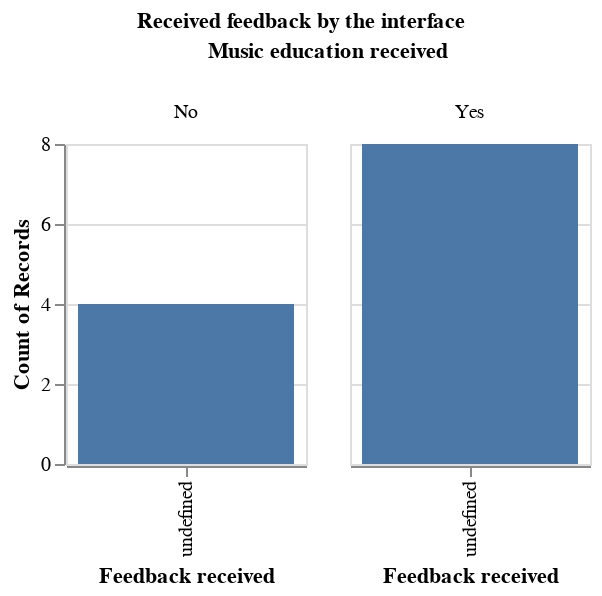

Notebook cell for this chart:
### Code cell
# Crear el histograma
histogram = alt.Chart(data).mark_bar().encode(
    x=alt.X('How much real/-time feedback (e.g., visual, auditory) does the user receive from the system? :N', title='Feedback received'),
    y='count():O',
    column='Music education received:N'
).properties(
    title=alt.TitleParams(
        text='Received feedback by the interface',
        fontSize=11,
        anchor='middle',  # Ancla el título al centro
        align='center',  # Alinea el título al centro
        dy=-0  # Ajusta el desplazamiento vertical del título según sea necesario
    )
    #title='Histogram of Music Training and Likability'
).properties(width = 120,
             height = 160).configure_title(
    fontSize=11 
)
histogram

### Figure 1 — Vega-Lite specification as saved in the notebook (floating-point values rounded to 4 significant figures)
{"config": {"view": {"continuousWidth": 300, "continuousHeight": 300}, "title": {"fontSize": 11}}, "data": {"name": "data-6d4fa929756c76fdf24e9e554a8814c1"}, "mark": {"type": "bar"}, "encoding": {"column": {"field": "Music education received", "type": "nominal"}, "x": {"field": "How much real/-time feedback (e.g., visual, auditory) does the user receive from the system? ", "title": "Feedback received", "type": "nominal"}, "y": {"aggregate": "count", "type": "ordinal"}}, "height": 160, "title": {"text": "Received feedback by the interface", "align": "center", "anchor": "middle", "dy": 0, "fontSize": 11}, "width": 120, "$schema": "https://vega.github.io/schema/vega-lite/v5.8.0.json", "datasets": {"data-6d4fa929756c76fdf24e9e554a8814c1": [{"Marca temporal": "5/07/2023 19:16:53", "Choose your language": "English", "Nickname": "adithi", "Age": 22, "Sex": "Female", "Music education received": "Yes", "How much previous practice and training does the performer need for performing with the instrument, when compared to a traditional musical instrument?": 2, "How much control does the performer have on the musical output? ": 3, "How much real-time feedback (e.g., visual, auditory) does the user receive from the system? ": 3, "How tiring is it to play music with this system when compared to musical instruments? ": 2, "Is it hard to play in tempo with the system when compared to musical instruments? ": 2, "Which approach between the rhythmic accompaniament and the note accompaniament do you consider more user-friendly?": 2, "What degree of synchronization do you find between gesture and sound?": 4}, {"Marca temporal": "5/07/2023 19:29:08", "Choose your language": "Spanish", "Nickname": "alberto", "Age": 26, "Sex": "Masculino", "Music education received": "Yes", "How much previous practice and training does the performer need for performing with the instrument, when compared to a traditional musical instrument?": 1, "How much control does the performer have on the musical output? ": 3, "How much real-time feedback (e.g., visual, auditory) does the user receive from the system? ": 4, "How tiring is it to play music with this system when compared to musical instruments? ": 1, "Is it hard to play in tempo with the system when compared to musical instruments? ": 4, "Which approach between the rhythmic accompaniament and the note accompaniament do you consider more user-friendly?": 2, "What degree of synchronization do you find between gesture and sound?": 2}, {"Marca temporal": "5/07/2023 19:44:09", "Choose your language": "English", "Nickname": "thomas", "Age": 26, "Sex": "Male", "Music education received": "No", "How much previous practice and training does the performer need for performing with the instrument, when compared to a traditional musical instrument?": 3, "How much control does the performer have on the musical output? ": 1, "How much real-time feedback (e.g., visual, auditory) does the user receive from the system? ": 3, "How tiring is it to play music with this system when compared to musical instruments? ": 2, "Is it hard to play in tempo with the system when compared to musical instruments? ": 5, "Which approach between the rhythmic accompaniament and the note accompaniament do you consider more user-friendly?": 1, "What degree of synchronization do you find between gesture and sound?": 3}, {"Marca temporal": "5/07/2023 19:55:03", "Choose your language": "English", "Nickname": "abishek", "Age": 26, "Sex": "Male", "Music education received": "Yes", "How much previous practice and training does the performer need for performing with the instrument, when compared to a traditional musical instrument?": 3, "How much control does the performer have on the musical output? ": 3, "How much real-time feedback (e.g., visual, auditory) does the user receive from the system? ": 4, "How tiring is it to play music with this system when compared to musical instruments? ": 3, "Is it hard to play in tempo with the system when compared to musical instruments? ": 2, "Which approach between the rhythmic accompaniament and the note accompaniament do you consider more user-friendly?": 1, "What degree of synchronization do you find between gesture and sound?": 2}, {"Marca temporal": "5/07/2023 20:09:27", "Choose your language": "English", "Nickname": "dilip", "Age": 28, "Sex": "Male", "Music education received": "Yes", "How much previous practice and training does the performer need for performing with the instrument, when compared to a traditional musical instrument?": 3, "How much control does the performer have on the musical output? ": 1, "How much real-time feedback (e.g., visual, auditory) does the user receive from the system? ": 2, "How tiring is it to play music with this system when compared to musical instruments? ": 3, "Is it hard to play in tempo with the system when compared to musical instruments? ": 5, "Which approach between the rhythmic accompaniament and the note accompaniament do you consider more user-friendly?": 1, "What degree of synchronization do you find between gesture and sound?": 2}, {"Marca temporal": "6/07/2023 12:57:58", "Choose your language": "Spanish", "Nickname": "Gon MT", "Age": 30, "Sex": "Masculino", "Music education received": "Yes", "How much previous practice and training does the performer need for performing with the instrument, when compared to a traditional musical instrument?": 2, "How much control does the performer have on the musical output? ": 2, "How much real-time feedback (e.g., visual, auditory) does the user receive from the system? ": 5, "How tiring is it to play music with this system when compared to musical instruments? ": 1, "Is it hard to play in tempo with the system when compared to musical instruments? ": 4, "Which approach between the rhythmic accompaniament and the note accompaniament do you consider more user-friendly?": 1, "What degree of synchronization do you find between gesture and sound?": 3}, {"Marca temporal": "8/07/2023 0:30:35", "Choose your language": "Spanish", "Nickname": "Marti", "Age": 21, "Sex": "Masculino", "Music education received": "Yes", "How much previous practice and training does the performer need for performing with the instrument, when compared to a traditional musical instrument?": 2, "How much control does the performer have on the musical output? ": 2, "How much real-time feedback (e.g., visual, auditory) does the user receive from the system? ": 5, "How tiring is it to play music with this system when compared to musical instruments? ": 1, "Is it hard to play in tempo with the system when compared to musical instruments? ": 2, "Which approach between the rhythmic accompaniament and the note accompaniament do you consider more user-friendly?": 1, "What degree of synchronization do you find between gesture and sound?": 4}, {"Marca temporal": "11/07/2023 13:31:07", "Choose your language": "Spanish", "Nickname": "María", "Age": 28, "Sex": "Femenino", "Music education received": "Yes", "How much previous practice and training does the performer need for performing with the instrument, when compared to a traditional musical instrument?": 1, "How much control does the performer have on the musical output? ": 2, "How much real-time feedback (e.g., visual, auditory) does the user receive from the system? ": 3, "How tiring is it to play music with this system when compared to musical instruments? ": 2, "Is it hard to play in tempo with the system when compared to musical instruments? ": 5, "Which approach between the rhythmic accompaniament and the note accompaniament do you consider more user-friendly?": 1, "What degree of synchronization do you find between gesture and sound?": 3}, {"Marca temporal": "11/07/2023 22:06:31", "Choose your language": "Spanish", "Nickname": "Marta", "Age": 23, "Sex": "Femenino", "Music education received": "No", "How much previous practice and training does the performer need for performing with the instrument, when compared to a traditional musical instrument?": 3, "How much control does the performer have on the musical output? ": 2, "How much real-time feedback (e.g., visual, auditory) does the user receive from the system? ": 3, "How tiring is it to play music with this system when compared to musical instruments? ": 1, "Is it hard to play in tempo with the system when compared to musical instruments? ": 4, "Which approach between the rhythmic accompaniament and the note accompaniament do you consider more user-friendly?": 1, "What degree of synchronization do you find between gesture and sound?": 4}, {"Marca temporal": "11/07/2023 22:11:20", "Choose your language": "Spanish", "Nickname": "Montse", "Age": 24, "Sex": "Femenino", "Music education received": "No", "How much previous practice and training does the performer need for performing with the instrument, when compared to a traditional musical instrument?": 2, "How much control does the performer have on the musical output? ": 3, "How much real-time feedback (e.g., visual, auditory) does the user receive from the system? ": 4, "How tiring is it to play music with this system when compared to musical instruments? ": 3, "Is it hard to play in tempo with the system when compared to musical instruments? ": 4, "Which approach between the rhythmic accompaniament and the note accompaniament do you consider more user-friendly?": 1, "What degree of synchronization do you find between gesture and sound?": 3}, {"Marca temporal": "12/07/2023 15:50:26", "Choose your language": "Spanish", "Nickname": "Corcu", "Age": 24, "Sex": "Masculino", "Music education received": "No", "How much previous practice and training does the performer need for performing with the instrument, when compared to a traditional musical instrument?": 2, "How much control does the performer have on the musical output? ": 1, "How much real-time feedback (e.g., visual, auditory) does the user receive from the system? ": 3, "How tiring is it to play music with this system when compared to musical instruments? ": 4, "Is it hard to play in tempo with the system when compared to musical instruments? ": 4, "Which approach between the rhythmic accompaniament and the note accompaniament do you consider more user-friendly?": 1, "What degree of synchronization do you find between gesture and sound?": 3}, {"Marca temporal": "12/07/2023 15:50:29", "Choose your language": "Spanish", "Nickname": "María Pérez ", "Age": 22, "Sex": "Femenino", "Music education received": "Yes", "How much previous practice and training does the performer need for performing with the instrument, when compared to a traditional musical instrument?": 1, "How much control does the performer have on the musical output? ": 2, "How much real-time feedback (e.g., visual, auditory) does the user receive from the system? ": 3, "How tiring is it to play music with this system when compared to musical instruments? ": 2, "Is it hard to play in tempo with the system when compared to musical instruments? ": 3, "Which approach between the rhythmic accompaniament and the note accompaniament do you consider more user-friendly?": 1, "What degree of synchronization do you find between gesture and sound?": 4}]}}
